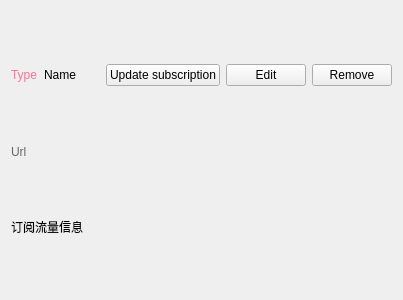
<?xml version="1.0" encoding="UTF-8"?>
<ui version="4.0">
 <class>GroupItem</class>
 <widget class="QWidget" name="GroupItem">
  <property name="geometry">
   <rect>
    <x>0</x>
    <y>0</y>
    <width>403</width>
    <height>300</height>
   </rect>
  </property>
  <property name="sizePolicy">
   <sizepolicy hsizetype="Minimum" vsizetype="Minimum">
    <horstretch>0</horstretch>
    <verstretch>0</verstretch>
   </sizepolicy>
  </property>
  <property name="windowTitle">
   <string notr="true"/>
  </property>
  <layout class="QVBoxLayout" name="verticalLayout">
   <item>
    <layout class="QHBoxLayout" name="horizontalLayout">
     <item>
      <widget class="QLabel" name="type">
       <property name="sizePolicy">
        <sizepolicy hsizetype="Maximum" vsizetype="Maximum">
         <horstretch>0</horstretch>
         <verstretch>0</verstretch>
        </sizepolicy>
       </property>
       <property name="styleSheet">
        <string notr="true">color: rgb(251, 114, 153);</string>
       </property>
       <property name="text">
        <string notr="true">Type</string>
       </property>
      </widget>
     </item>
     <item>
      <widget class="QLabel" name="name">
       <property name="sizePolicy">
        <sizepolicy hsizetype="Ignored" vsizetype="Maximum">
         <horstretch>0</horstretch>
         <verstretch>0</verstretch>
        </sizepolicy>
       </property>
       <property name="text">
        <string notr="true">Name</string>
       </property>
      </widget>
     </item>
     <item>
      <widget class="QPushButton" name="update_sub">
       <property name="sizePolicy">
        <sizepolicy hsizetype="Maximum" vsizetype="Fixed">
         <horstretch>0</horstretch>
         <verstretch>0</verstretch>
        </sizepolicy>
       </property>
       <property name="text">
        <string>Update subscription</string>
       </property>
      </widget>
     </item>
     <item>
      <widget class="QPushButton" name="edit">
       <property name="sizePolicy">
        <sizepolicy hsizetype="Maximum" vsizetype="Fixed">
         <horstretch>0</horstretch>
         <verstretch>0</verstretch>
        </sizepolicy>
       </property>
       <property name="text">
        <string>Edit</string>
       </property>
      </widget>
     </item>
     <item>
      <widget class="QPushButton" name="remove">
       <property name="sizePolicy">
        <sizepolicy hsizetype="Maximum" vsizetype="Fixed">
         <horstretch>0</horstretch>
         <verstretch>0</verstretch>
        </sizepolicy>
       </property>
       <property name="text">
        <string>Remove</string>
       </property>
      </widget>
     </item>
    </layout>
   </item>
   <item>
    <widget class="QLabel" name="url">
     <property name="sizePolicy">
      <sizepolicy hsizetype="Ignored" vsizetype="Maximum">
       <horstretch>0</horstretch>
       <verstretch>0</verstretch>
      </sizepolicy>
     </property>
     <property name="styleSheet">
      <string notr="true">color: rgb(102, 102, 102);</string>
     </property>
     <property name="text">
      <string notr="true">Url</string>
     </property>
    </widget>
   </item>
   <item>
    <widget class="QLabel" name="subinfo">
     <property name="sizePolicy">
      <sizepolicy hsizetype="Preferred" vsizetype="Maximum">
       <horstretch>0</horstretch>
       <verstretch>0</verstretch>
      </sizepolicy>
     </property>
     <property name="text">
      <string notr="true">订阅流量信息</string>
     </property>
    </widget>
   </item>
  </layout>
 </widget>
 <resources/>
 <connections/>
</ui>
